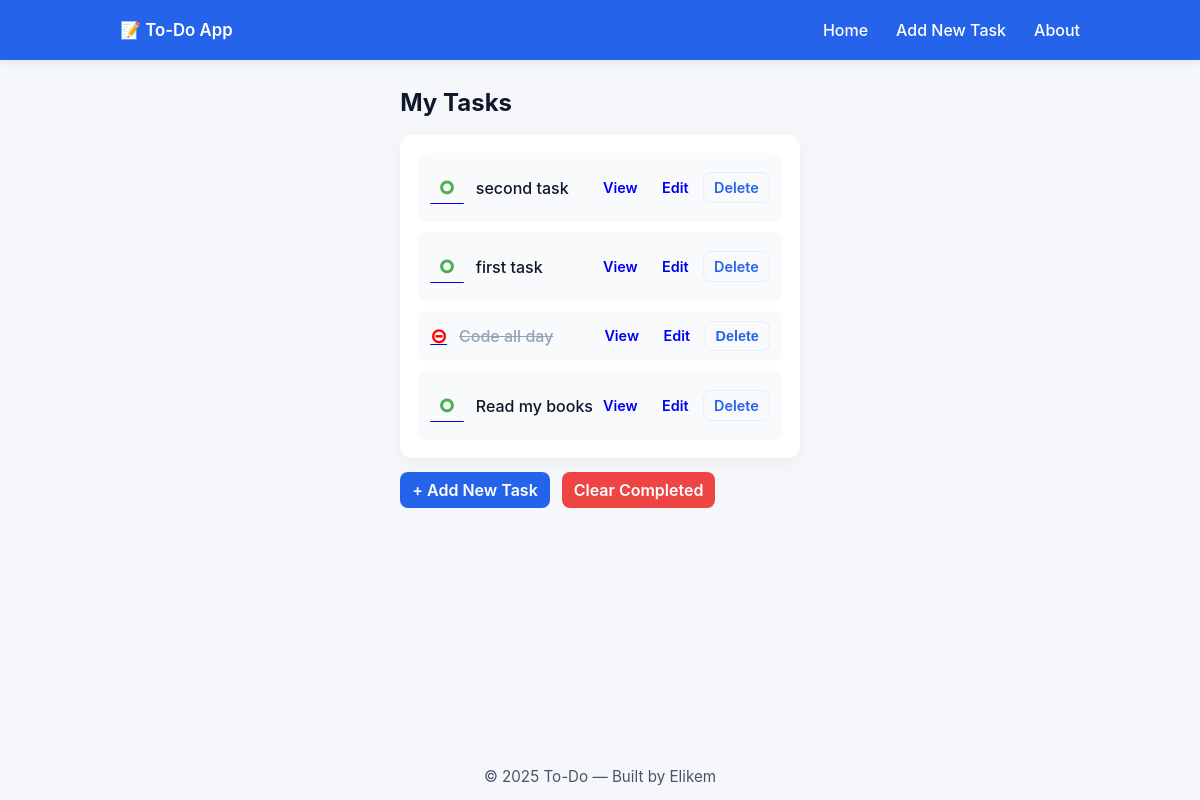
The app's page /, older data.
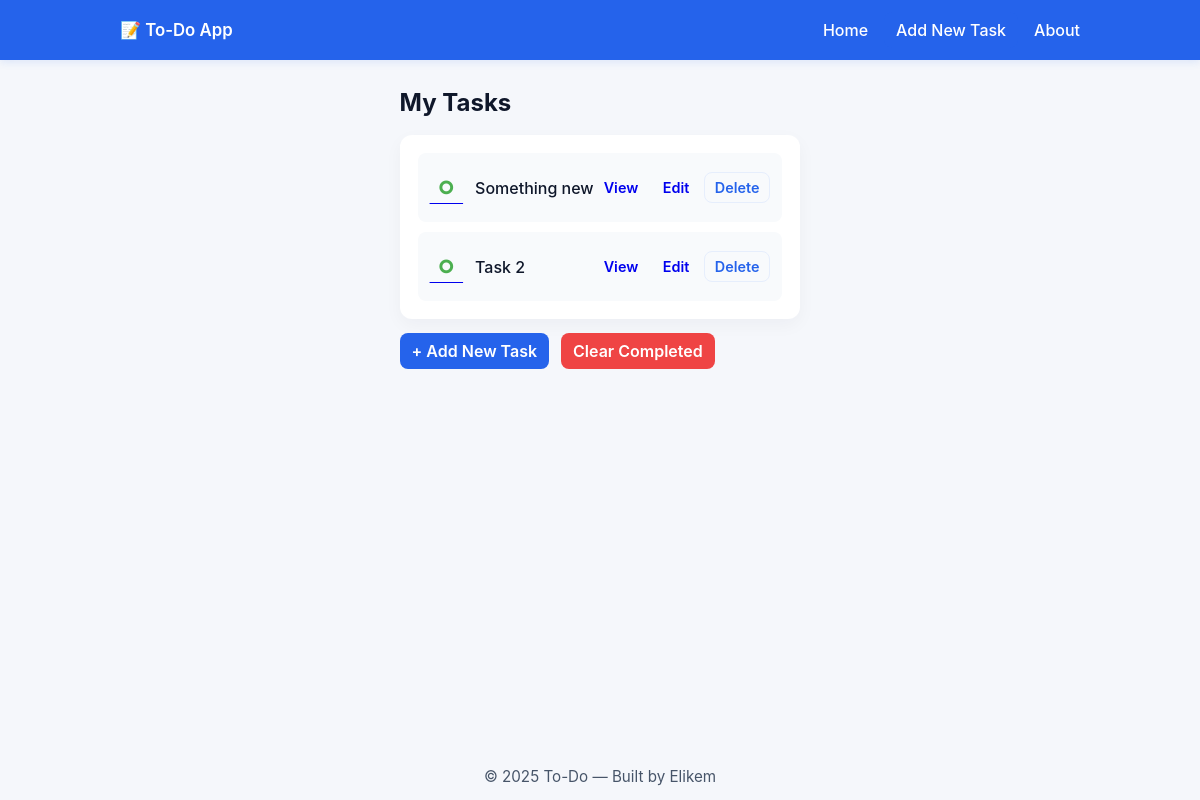
The same page, newer data.
### main_blog/models.py (models this page shows, shortened)
class Todo(models.Model):
    title = models.CharField(max_length=100)
    description = models.CharField(max_length=300)
    completed = models.BooleanField(default=False)
    created_at = models.DateTimeField(auto_now_add= True)
    updated_at = models.DateTimeField(auto_now=True)
    category = models.ForeignKey(Category,on_delete=models.CASCADE,related_name="tasks")

### main_blog/views.py (the view)
# urls.py: path("",views.index,name= "index"),
def index(request):
    tasks = Todo.objects.all().order_by("-created_at")
    categories = Category.objects.all()
    context = {
        "tasks":tasks,
        "categories":categories
    }
    return render(request,"index.html",context)

### main_blog/templates/index.html (shortened to what this page needs)
{% extends 'base.html' %}
{% load static %}
{% block body %}
  <main class="main-content">
    <h1 class="page-title">My Tasks</h1>
    <section class="task-container">
      <ul class="task-list">
        {% for task in tasks %}
          {% if task.completed %}
            <li class="task completed">
            <div class="task-left">
              <a href="{% url 'check_uncheck' task.id %}"><span  id = "checked_btn" style="color:red; font-size: 20px; font-weight: bold;">&#8861;</span> </a>
              <span  style="text-decoration: line-through;"  class="task-title">{{task.title}}</span>
            </div>
            <div class="actions">
              <a class="btn small" href="{% url 'view_task' task.id %}">View</a>
              <a class="btn small" href="{% url 'edit_task' task.id %}">Edit</a>
              <button class="btn small ghost">Delete</button>
            </div>
            </li>
          {% else %}
              <li class="task">
                <div class="task-left">
                  <a href="{% url 'check_uncheck' task.id %}">
                    <span  id = "checked_btn" style="color:  #4CAF50; font-size: 40px;">&#9900;</span>
                  </a>
                  <span  class="task-title">{{task.title}}</span>
                </div>
                <div class="actions">
                  <a class="btn small" href="{% url 'view_task' task.id %}">View</a>
                  <a class="btn small" href="{% url 'edit_task' task.id %}">Edit</a>
                  <a href="{% url 'delete_task' task.id %}" class="btn small ghost">Delete</a>
                </div>
              </li>
            {% endif %}
        {% endfor %}
      </ul>
    </section>
    <div class="bottom-controls">
      <a class="btn primary" href="{% url 'add_task' %}">+ Add New Task</a>
      <a class = "btn danger" href="{% url 'delete_all_completed' %}"> Clear Completed </a>
    </div>
  </main>
{% endblock body %}

### main_blog/templates/base.html (shortened to what this page needs)
{% load static %}
<!DOCTYPE html>
<html lang="en">
<head>
    <link rel="stylesheet" href="{% static 'style.css'%}">
</head>
<body>
    <nav class="navbar">
    <div class="nav-inner">
      <div class="logo">📝 To-Do App</div>
      <ul class="nav-links">
        <li><a href="index.html">Home</a></li>
        <li><a class="btn primary" href="{% url 'add_task' %}"> Add New Task</a></li>
        <li><a href="{% url 'about' %}">About</a></li>
      </ul>
    </div>
  </nav>
  {% block body %}
  {% endblock body %}
  <footer class="site-footer">
    <p>© 2025 To-Do — Built by Elikem </p>
  </footer>
</body>
</html>

### main_blog/static/style.css (style rules this page uses)
* { box-sizing: border-box; margin: 0; padding: 0; }
html,body { height: 100%; }
body { font-family: Inter, system-ui, -apple-system, "Segoe UI", Roboto, "Helvetica Neue", Arial; background: #f5f7fb; color: #222; display: flex; flex-direction: column; min-height: 100vh; -webkit-font-smoothing: antialiased; -moz-osx-font-smoothing: grayscale; }
.navbar { background: #2563eb; color: #fff; padding: 12px 18px; box-shadow: 0 2px 8px rgba(37,99,235,0.12); }
.nav-inner { max-width: 960px; margin: 0 auto; display: flex; align-items: center; justify-content: space-between; }
.logo { font-weight: 600; font-size: 1.05rem; }
.nav-links { list-style: none; display: flex; gap: 16px; align-items: center; }
.nav-links a { color: #fff; text-decoration: none; font-weight: 500; }
.main-content { max-width: 960px; margin: 28px auto; padding: 0 18px; flex: 1; }
.page-title { margin-bottom: 18px; font-size: 1.5rem; color: #0f172a; }
.task-container, .form-card, .detail-card, .info-card { background: #fff; border-radius: 12px; padding: 18px; box-shadow: 0 6px 18px rgba(15,23,42,0.04); }
.task-list { list-style: none; display: flex; flex-direction: column; gap: 10px; }
.task { display: flex; align-items: center; justify-content: space-between; padding: 10px 12px; border-radius: 8px; background: #f8fafc; }
.task-left { display: flex; align-items: center; gap: 12px; }
.task-title { font-weight: 500; color: #0f172a; }
.btn { display: inline-block; padding: 8px 12px; border-radius: 8px; font-weight: 600; text-decoration: none; border: none; cursor: pointer; background: transparent; }
.btn.small { padding: 6px 10px; font-size: 0.9rem; }
.btn.primary { background: #2563eb; color: #fff; }
.btn.ghost { border: 1px solid #e6eefc; color: #2563eb; background: transparent; }
.btn.danger, .btn.danger:hover { background: #ef4444; color: #fff; border: none; }
.bottom-controls { display: flex; gap: 12px; align-items: center; margin-top: 14px; }
.site-footer { text-align: center; padding: 14px 0; color: #475569; font-size: 0.95rem; background: transparent; margin-top: 18px; }

Row changes from the older to the newer data that the page shows:
removed Todo: title "second task"
removed Todo: title "first task"
removed Todo: title "Code all day"
removed Todo: title "Read my books"
added Todo: title "Something new"
added Todo: title "Task 2"
